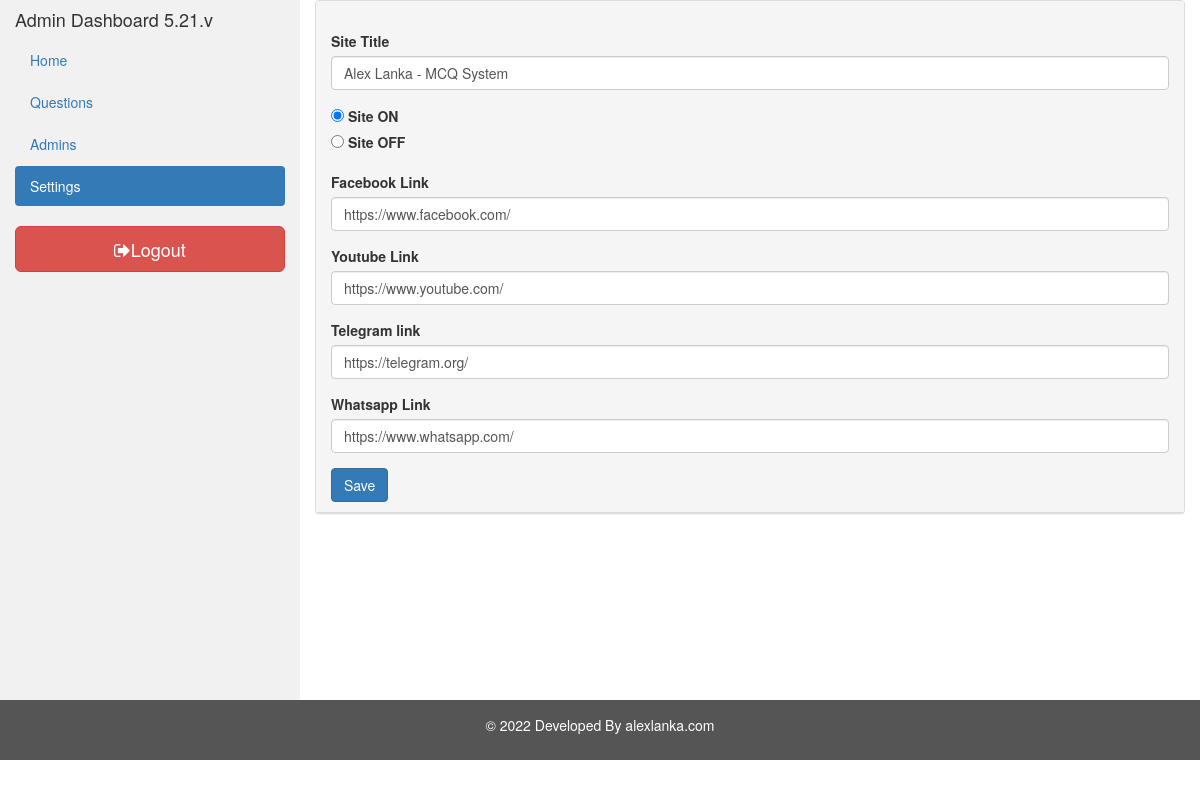
The app's page /admin/settings.php (signed in) with its own data.
### tables this page shows
CREATE TABLE `settings` (
  `id` int(11) NOT NULL,
  `site_title` varchar(25) NOT NULL,
  `stats` int(11) NOT NULL,
  `fb` longtext NOT NULL,
  `yt` longtext NOT NULL,
  `teli` longtext NOT NULL,
  `wa` longtext NOT NULL
);

### admin/settings.php (the view, shortened to what this page needs)
<?php
include('includes/config.php');
if(strlen($_SESSION['alogin'])==0)
	{
header('location:index.php');
}
else{
?>
<!DOCTYPE html>
<html lang="en">
<head>
  <link rel="stylesheet" href="https://maxcdn.bootstrapcdn.com/bootstrap/3.4.1/css/bootstrap.min.css">
  <link rel="stylesheet" href="https://cdnjs.cloudflare.com/ajax/libs/font-awesome/4.7.0/css/font-awesome.min.css">
</head>
<body>
<div class="container-fluid">
  <div class="row content">
  <?php include('includes/left-bar.php');?>
  <div class="col-sm-9">
	<div class="panel panel-default">
	  <div class="panel-heading">
      <br>
<?php
$sql = "SELECT * from settings where id=6";
$query = $dbh -> prepare($sql);
$query->execute();
$result=$query->fetch(PDO::FETCH_OBJ);
?>
        <form method="post" enctype="multipart/form-data">
          <div class="form-group">
            <label for="Answer_1">Site Title</label>
            <input type="text" class="form-control" name="site_title" placeholder="Set Title" value="<?php echo $result->site_title;?>" required>
          </div>
          <div class="form-group">
            <input type="radio" name="stats" value="0" id="site1" <?php if ($result->stats == 0) { ?>checked="checked"<?php } ?>>
            <label for="site1">Site ON</label><span><br>
            <input type="radio" name="stats" id="site2" value="1" <?php if ($result->stats == 1) { ?>checked="checked"<?php } ?>>
            <label for="site2">Site OFF</label><span>
          </div>
          <div class="form-group">
            <label for="Answer_1">Facebook Link</label>
            <input type="text" class="form-control" name="fb" placeholder="Set Link" value="<?php echo $result->fb;?>" required>
          </div>
          <div class="form-group">
            <label for="Answer_3">Youtube Link</label>
            <input type="text" class="form-control" name="yt" placeholder="Set Link" value="<?php echo $result->yt;?>" required>
          </div>
          <div class="form-group">
            <label for="Answer_4">Telegram link</label>
            <input type="text" class="form-control" name="teli" placeholder="Set Link" value="<?php echo $result->teli;?>" required>
          </div>
          <div class="form-group">
            <label for="Answer_4">Whatsapp Link</label>
            <input type="text" class="form-control" name="wa" placeholder="Set Link" value="<?php echo $result->wa;?>" required>
          </div>
          <button type="submit" name="submit" class="btn btn-primary">Save</button>
        </form>
      </div>
	 	</div>
  </div>
</div>
</div>
<footer class="container-fluid">
  <p>&copy; <?php echo date("Y"); ?> Developed By <a style="color: #FFFFFF;" href="https://alexlanka.com/" target="_blank">alexlanka.com</a></p>
</footer>
</body>
</html>
<?php } ?>

### admin/settings.php (style rules this page uses)
.row.content { height: 700px; }
footer { background-color: #555; color: white; padding: 15px; text-align: center; }

### records on screen
settings: site_title "Alex Lanka - MCQ System", stats "☑ Site ON", stats "☐ Site OFF", fb "https://www.facebook.com/", yt "https://www.youtube.com/", teli "https://telegram.org/", wa "https://www.whatsapp.com/"
